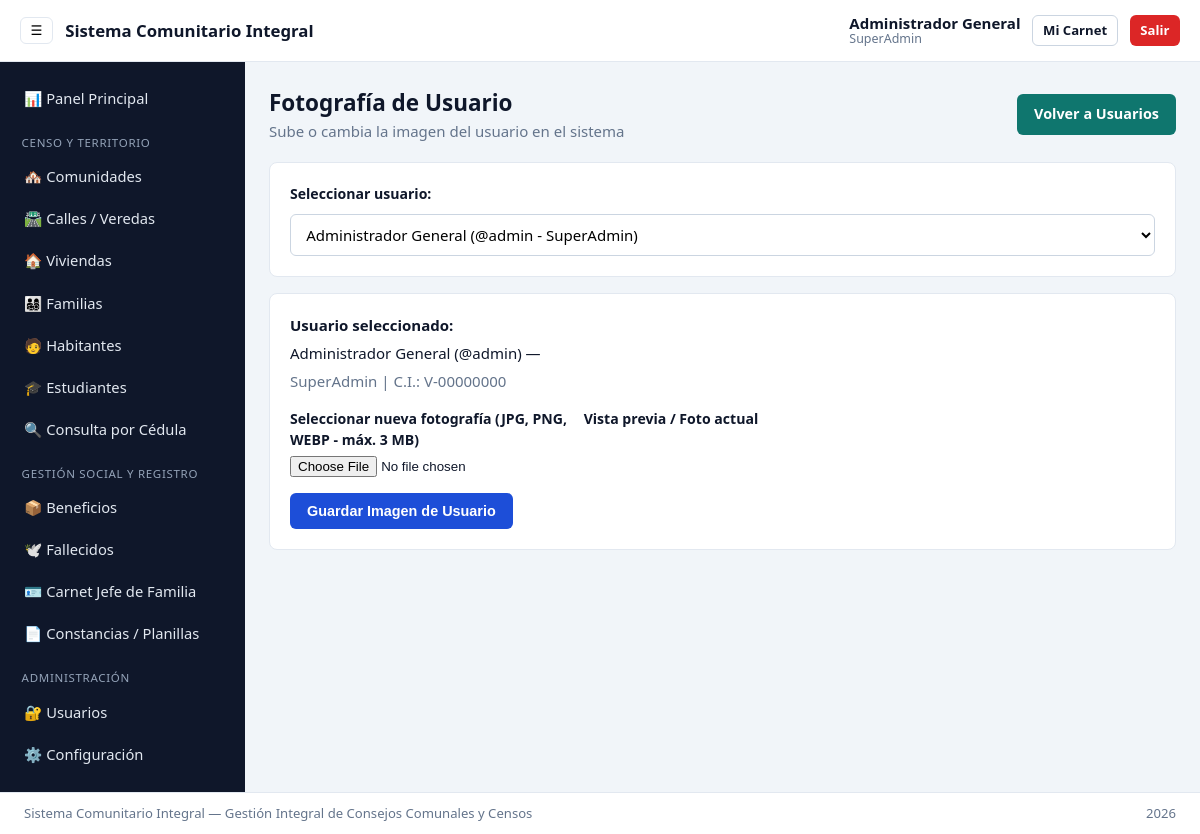
Screenshot of /img_usuarios/subir_img_usuario.php (signed in) with the database file from the repository.
### tables this page shows
CREATE TABLE configuracion (
    id INT AUTO_INCREMENT PRIMARY KEY,
    nombre_sistema VARCHAR(150) NOT NULL DEFAULT 'Sistema Comunitario Integral',
    subtitulo VARCHAR(200) DEFAULT 'Gestión Integral de Consejos Comunales y Censos',
    logo_sistema VARCHAR(255) DEFAULT 'uploads/sistema/default_logo.png',
    actualizado_en TIMESTAMP DEFAULT CURRENT_TIMESTAMP ON UPDATE CURRENT_TIMESTAMP
);

CREATE TABLE usuarios (
    id INT AUTO_INCREMENT PRIMARY KEY,
    comunidad_id INT,  
    cedula VARCHAR(20) UNIQUE,
    nombre_usuario VARCHAR(50) UNIQUE NOT NULL,
    password_hash VARCHAR(255) NOT NULL,
    nombre_completo VARCHAR(100) NOT NULL,
    telefono VARCHAR(20),
    foto VARCHAR(255) DEFAULT 'uploads/usuarios/default_avatar.png',
    rol ENUM('SuperAdmin', 'Administrador Comunidad', 'Vocero/Censador') DEFAULT 'Vocero/Censador',
    estado BOOLEAN DEFAULT TRUE,
    FOREIGN KEY (comunidad_id) REFERENCES comunidades(id) ON DELETE SET NULL
);

### config/conexion.php (called while the page is built, shortened)
<?php
$db_host = 'localhost';
$db_user = 'root';
$db_pass = '';
$db_name = 'sistema_comunitario_integral';
$conexion = new mysqli($db_host, $db_user, $db_pass, $db_name);
$conexion->set_charset('utf8mb4');
$configSistema = [
    'nombre_sistema' => 'Sistema Comunitario Integral',
    'subtitulo'      => 'Gestión Integral de Consejos Comunales y Censos',
    'logo_sistema'   => 'uploads/sistema/default_logo.png'
];
$resConfig = $conexion->query("SELECT nombre_sistema, subtitulo, logo_sistema FROM configuracion ORDER BY id ASC LIMIT 1");
if ($resConfig && $filaConfig = $resConfig->fetch_assoc()) {
    $configSistema['nombre_sistema'] = $filaConfig['nombre_sistema'] ?: $configSistema['nombre_sistema'];
    $configSistema['subtitulo']      = $filaConfig['subtitulo'] ?: $configSistema['subtitulo'];
    $configSistema['logo_sistema']   = $filaConfig['logo_sistema'] ?: $configSistema['logo_sistema'];
}
function e(?string $valor): string {
    return htmlspecialchars((string)$valor, ENT_QUOTES, 'UTF-8');
}
function base_url(string $ruta = ''): string {
    return BASE_URL . '/' . ltrim($ruta, '/');
}

### config/verificar_sesion.php (called while the page is built, shortened)
<?php
require_once __DIR__ . '/conexion.php';
function es_superadmin(): bool {
    return ($_SESSION['rol'] ?? '') === 'SuperAdmin';
}

### img_usuarios/subir_img_usuario.php (the view, shortened to what this page needs)
<?php
require_once __DIR__ . '/../config/verificar_sesion.php';
$usuarioId = isset($_GET['id']) ? (int)$_GET['id'] : (int)($_SESSION['usuario_id'] ?? 0);
$sqlUsuarios = "SELECT u.id, u.nombre_usuario, u.nombre_completo, u.cedula, u.rol, u.foto, u.comunidad_id, c.nombre AS comunidad
                FROM usuarios u
                LEFT JOIN comunidades c ON u.comunidad_id = c.id";
$sqlUsuarios .= " ORDER BY u.nombre_completo ASC";
$listaUsuarios = $conexion->query($sqlUsuarios);
$usuarioTarget = null;
if ($usuarioId > 0) {
    $stmtU = $conexion->prepare("SELECT id, comunidad_id, cedula, nombre_usuario, nombre_completo, rol, foto, estado FROM usuarios WHERE id = ? LIMIT 1");
    if ($stmtU) {
        $stmtU->bind_param('i', $usuarioId);
        $stmtU->execute();
        $usuarioTarget = $stmtU->get_result()->fetch_assoc();
    }
}
require_once __DIR__ . '/../includes/header.php';
require_once __DIR__ . '/../includes/sidebar.php';
?>
<div class="page-header">
    <div>
        <h2>Fotografía de Usuario</h2>
        <p class="text-muted">Sube o cambia la imagen del usuario en el sistema</p>
    </div>
    <a href="<?= e(base_url('modulos/usuarios/listar_usuarios.php')) ?>" class="btn btn-secondary">Volver a Usuarios</a>
</div>
<?php if (es_superadmin() && $listaUsuarios->num_rows > 0): ?>
    <div class="card" style="margin-bottom: 1rem;">
        <form method="GET" class="inline-form">
            <label for="id">Seleccionar usuario:</label>
            <select name="id" id="id" onchange="this.form.submit()">
                <?php while ($uRow = $listaUsuarios->fetch_assoc()): ?>
                    <option value="<?= (int)$uRow['id'] ?>" <?= ((int)$usuarioTarget['id'] === (int)$uRow['id']) ? 'selected' : '' ?>>
                        <?= e($uRow['nombre_completo']) ?> (@<?= e($uRow['nombre_usuario']) ?> - <?= e($uRow['rol']) ?>)
                    </option>
                <?php endwhile; ?>
            </select>
        </form>
    </div>
<?php endif; ?>
<div class="card">
    <form method="POST" enctype="multipart/form-data" class="form-grid">
        <div class="form-group full-width">
            <strong>Usuario seleccionado:</strong>
            <?= e($usuarioTarget['nombre_completo']) ?> (@<?= e($usuarioTarget['nombre_usuario']) ?>) —
            <span class="text-muted"><?= e($usuarioTarget['rol']) ?><?= !empty($usuarioTarget['cedula']) ? ' | C.I.: ' . e($usuarioTarget['cedula']) : '' ?></span>
        </div>
        <div class="form-group">
            <label for="foto_usuario">Seleccionar nueva fotografía (JPG, PNG, WEBP - máx. 3 MB)</label>
            <input type="file" name="foto_usuario" id="foto_usuario" accept=".jpg,.jpeg,.png,.webp" data-preview="previewSubirUsuario" required>
        </div>
        <div class="form-group">
            <label>Vista previa / Foto actual</label>
        </div>
        <div class="form-actions full-width">
            <button type="submit" class="btn btn-primary">Guardar Imagen de Usuario</button>
        </div>
    </form>
</div>
<?php require_once __DIR__ . '/../includes/footer.php'; ?>

### includes/header.php (shortened to what this page needs)
<!DOCTYPE html>
<html lang="es">
<head>
    <link rel="stylesheet" href="<?= e(base_url('assets/css/estilos.css')) ?>">
</head>
<body class="app-layout">
    <header class="top-navbar">
        <div class="brand-box">
            <button type="button" id="btnToggleSidebar" class="btn-icon" aria-label="Menú">☰</button>
            <span class="brand-title"><?= e($configSistema['nombre_sistema']) ?></span>
        </div>
        <div class="user-box">
            <div class="user-meta">
                <strong><?= e($_SESSION['nombre_completo'] ?? 'Usuario') ?></strong>
                <small><?= e($_SESSION['rol'] ?? '') ?></small>
            </div>
            <a href="<?= e(base_url('carnet/carnet_usuario.php')) ?>" class="btn btn-sm btn-outline">Mi Carnet</a>
            <a href="<?= e(base_url('cerrar_sesion.php')) ?>" class="btn btn-sm btn-danger">Salir</a>
        </div>
    </header>
    <div class="main-wrapper">

### includes/footer.php (shortened to what this page needs)
</main>
</div>
<footer class="main-footer">
    <span><?= e($configSistema['nombre_sistema']) ?> &mdash; <?= e($configSistema['subtitulo']) ?></span>
    <span><?= date('Y') ?></span>
</footer>
</body>
</html>

### assets/css/estilos.css (style rules this page uses)
:root { --bg: #f1f5f9; --surface: #ffffff; --text: #0f172a; --muted: #64748b; --primary: #1d4ed8; --primary-hover: #1e40af; --secondary: #0f766e; --danger: #dc2626; --border: #e2e8f0; --sidebar-bg: #0f172a; --sidebar-text: #e2e8f0; --radius: 8px; }
* { box-sizing: border-box; margin: 0; padding: 0; }
body { font-family: system-ui, -apple-system, "Segoe UI", Roboto, sans-serif; background: var(--bg); color: var(--text); line-height: 1.5; font-size: 15px; }
.top-navbar { height: 62px; background: var(--surface); border-bottom: 1px solid var(--border); padding: 0 1.25rem; display: flex; align-items: center; justify-content: space-between; position: sticky; top: 0; z-index: 30; }
.brand-box, .user-box { display: flex; align-items: center; gap: 0.75rem; }
.brand-title { font-weight: 700; font-size: 1.05rem; }
.user-meta { display: flex; flex-direction: column; line-height: 1.2; }
.user-meta small { color: var(--muted); font-size: 0.78rem; }
.main-wrapper { display: flex; min-height: calc(100vh - 104px); }
.main-footer { height: 42px; background: var(--surface); border-top: 1px solid var(--border); padding: 0 1.5rem; display: flex; align-items: center; justify-content: space-between; font-size: 0.82rem; color: var(--muted); }
.page-header { display: flex; flex-wrap: wrap; align-items: center; justify-content: space-between; gap: 1rem; margin-bottom: 1.25rem; }
.text-muted { color: var(--muted); }
.card { background: var(--surface); border: 1px solid var(--border); border-radius: var(--radius); padding: 1.25rem; margin-bottom: 1.25rem; }
.form-vertical, .form-grid { display: grid; gap: 1rem; }
.form-grid { grid-template-columns: repeat(auto-fit, minmax(240px, 1fr)); }
.form-group { display: flex; flex-direction: column; gap: 0.35rem; }
.form-group.full-width, .form-actions.full-width { grid-column: 1 / -1; }
label { font-weight: 600; font-size: 0.88rem; }
input[type="text"], input[type="password"], input[type="email"], input[type="number"], input[type="date"], select, textarea { width: 100%; padding: 0.55rem 0.7rem; border: 1px solid #cbd5e1; border-radius: 6px; font: inherit; background: #fff; }
.inline-form { display: flex; flex-wrap: wrap; align-items: center; gap: 0.6rem; }
.btn { display: inline-flex; align-items: center; justify-content: center; gap: 0.35rem; padding: 0.55rem 1rem; border-radius: 6px; border: 1px solid transparent; background: #e2e8f0; color: var(--text); text-decoration: none; font-weight: 600; font-size: 0.9rem; cursor: pointer; }
.btn-primary { background: var(--primary); color: #fff; }
.btn-secondary { background: var(--secondary); color: #fff; }
.btn-danger { background: var(--danger); color: #fff; }
.btn-outline { background: transparent; border-color: #cbd5e1; }
.btn-sm { padding: 0.3rem 0.6rem; font-size: 0.82rem; }
.btn-icon { background: none; border: 1px solid var(--border); border-radius: 6px; padding: 0.3rem 0.6rem; cursor: pointer; }

### rows the page displays
configuracion: nombre_sistema "Sistema Comunitario Integral", subtitulo "Gestión Integral de Consejos Comunales y Censos"
usuarios: nombre_completo "Administrador General", nombre_usuario "admin", rol "SuperAdmin", cedula "V-00000000"

### other values shown
$_SESSION['nombre_completo'] "Administrador General"
$_SESSION['rol'] "SuperAdmin"
form field id "Administrador General (@admin - SuperAdmin)"
